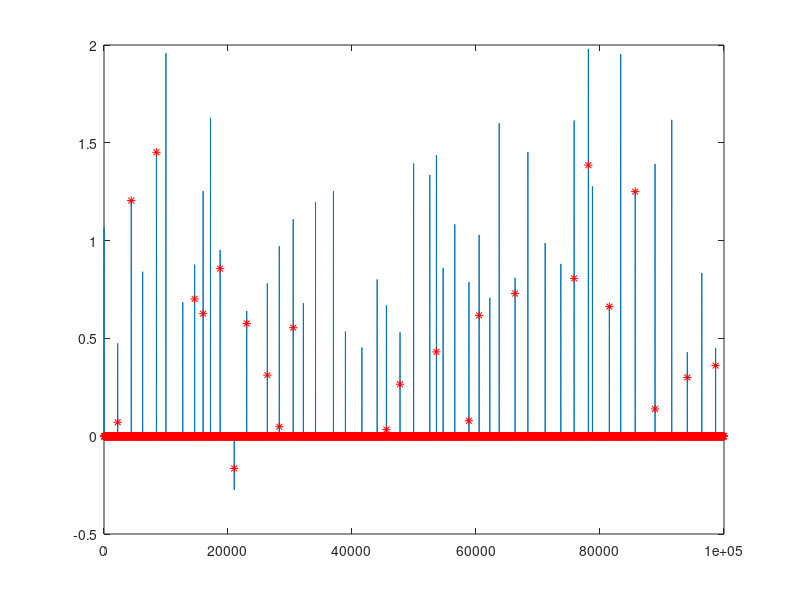

Write the MATLAB code that produced this figure.
%Script to simulate events in proton detector for darklight

%first define some constants:
tq = 1e-10; %time quanta, 100pS

%event rate information (seconds)
rate_sep_mean = 1/5e6;
rate_sep_sd = rate_sep_mean/3;

%event magnitude information
mag_mean = 1;
mag_sd = 0.4;

%Sampeling information (seconds)
t_sample = 1/350e6;

%simulation time (in seconds)
t_simulation = 10000e-9;

%% First: generate simulation space
num_tq = t_simulation/tq;
if num_tq < 100
    error('sig_sim:time_scale_err', 'Check time scale')
end
%pre-allocate all simulation spaces (if additional simulation spaces are
%added, pre-allocate them here.
num_simulation_steps = 3;
sim_space = zeros(num_simulation_steps, num_tq);

%% Step 1: generate event time locations
%We do this by saying that time quanta 0 is an event and then
%generating a gaussian amount of time with an average of
%rate_sep_mean and a standard deviation of rate_sep_sd.
rate_sep_mean_q = rate_sep_mean / tq;
rate_sep_sd_q = rate_sep_sd / tq;

if rate_sep_mean_q < 100
    error('sig_sim:rate_sep_err', 'Rate separation too small')
end

%this is ugly... is there a more creative way to do this?
index = 1;
while index < num_tq
    sim_space(1,index) = 1;
    index = index + floor(normrnd(rate_sep_mean_q, rate_sep_sd_q));
end

%% Step 2: generate event time magnitudes
sim_space(2,:) = normrnd(mag_mean, mag_sd, [1, num_tq]) .* sim_space(1,:);

%% Step 3: generate shaping
%first pass at shaping alg.
shape_coeff = [0, .1, .4, .5, .6, .7, .8, .9, 1, .6, .5, .4, .3, .15, .05];
for index = (1:length(shape_coeff))
    if index == 1
        sim_space(3,:) = sim_space(2,:)*shape_coeff(1);
    else
        sim_space(3,:) = sim_space(3,:) + horzcat(zeros(1,index-1),sim_space(2,(1:num_tq-(index-1))))*shape_coeff(index);
    end
end
plot(sim_space(3,:),'o-')
%TODO add gaussian shape_coeff depending on the shaping time, use 3 sigma
%shaping time on the early edge, and 6 sigma on the falling edge

%% Step 4: generate sampling times
tq_sample = floor(t_sample / tq);
if tq_sample < 10
    error('sig_sim:sample_rate','Sample rate too high for time scale')
end
num_samples = num_tq / tq_sample;
sampled_signal = sim_space(3,(1:tq_sample:num_tq));
sample_time = (1:tq_sample:num_tq);
plot(sim_space(3,:),'-')
hold on;
plot(sample_time,sampled_signal, 'r*')
hold off;